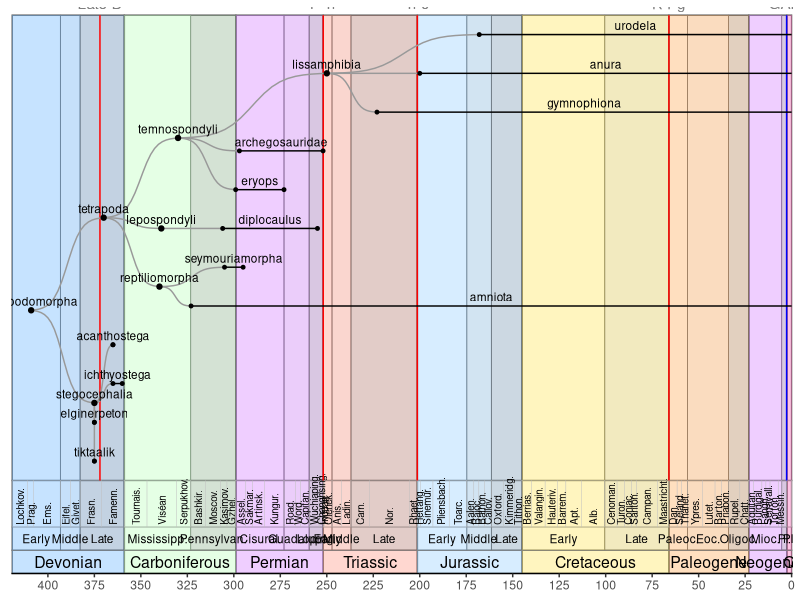

The R source for this figure: (Note: this script raises an error after producing the figure.)
suppressPackageStartupMessages({
  library(magrittr)
  library(tidyverse)
  # library(ggtree)
  #	library(phytools)
})


tree = function(clade=NULL,
                collapse=NULL,
                highlight=NULL,
                # highlight = list(dromaeosauridae = 'green'),
                # timescale='ages',
                auto_order=FALSE) {

  # stopifnot(timescale %in% c('periods', 'epochs', 'ages'))

  # clade=NULL ; collapse=NULL ; highlight=NULL ; timescale='epochs'

  # load data
  tips = load_tips()
  nodes = load_nodes()
  geotime = load_geotime()
  extinctions = load_extinctions()
  events = load_events()

  # data for plotting
  df = dplyr::bind_rows(tips, nodes) %>%
    dplyr::mutate(col = name %>% stringr::str_detect('\\*$') %>% ifelse('red', 'black')) %>%
    dplyr::mutate(name = name %>% str_remove('\\*$')) %>%
    dplyr::mutate(col = col %>% replace_na('black')) %>%
    check_tree_data %>%
    get_clade(clade) %>%
    collapse_clades(collapse) %>%
    add_depths() %>%
    arrange_tree()
    # dplyr::arrange(desc(depth), desc(from)) %>%
    # dplyr::mutate(index = nrow(.):1) %>%
    # reindex_tree_data()

  # filter geotime
  geotime$periods %<>%
    filter(to > min(df$from, na.rm = TRUE))
  geotime$epochs %<>%
    filter(period %in% geotime$periods$period)
  geotime$ages %<>%
    filter(period %in% geotime$periods$period)

  # filter extinctions and events
  extinctions %<>%
    filter(ma > min(geotime$periods$from))
  events %<>%
    filter(ma > min(geotime$periods$from))

  # x axis ticks
  x_breaks = rev(seq(0, min(geotime$period$from), -25))

  if (auto_order) {
    df = order_tree_data(df)
  }

  # base plot and theme
  plt = df %>%
    ggplot(aes(x=from, y=index)) +
    # geom_segment(
    #   mapping=aes(xend=to, yend=index),
    #   data=df %>% filter(is_tip)
    # ) +
    # geom_text(
    #   aes(x=(from + to) / 2, label=name),
    #   data=df %>% filter(is_tip),
    #   vjust=-0.5,
    #   size=3
    # ) +
    theme(
      panel.grid.major = element_blank(),
      panel.grid.minor = element_blank(),
      panel.background = element_blank(),
      axis.title.x=element_blank(),
      axis.title.y=element_blank(),
      axis.text.y=element_blank(),
      axis.ticks.y=element_blank(),
      axis.line.x=element_line(),
      legend.position = "none"
    ) +
    scale_x_continuous(
      breaks = x_breaks,
      labels = -x_breaks,
      # expand = c(left, ?, right, ?)
      expand = c(0.001, 0, 0.001, 0),
    ) +
    scale_y_continuous(
      breaks = 0:sum(df$is_tip),
      labels = 0:sum(df$is_tip),
      # expand = c(bottom, ?, top, ?)
      expand = c(0, 0, 0.05, 0),
    )

  index_min = min(df$index, na.rm=TRUE)
  index_max = max(df$index, na.rm=TRUE)
  index_range = abs(index_max - index_min) + 1

  h = index_range * 0.05

  y_max = index_max + 0.5 #+ h / 2
  y_min = 0.5

  x_min = min(geotime$periods$from)
  x_max = max(geotime$periods$to)

  ages_max = y_min
  ages_min = ages_max - h * 2
  epochs_max = ages_min
  epochs_min = epochs_max - h
  periods_max = epochs_min
  periods_min = periods_max - h

  plt = plt +
    geom_hline(yintercept = y_min, col='grey50', lwd=.5) +
    geom_hline(yintercept = epochs_max, col='grey50', lwd=.25) +
    geom_hline(yintercept = periods_max, col='grey50', lwd=.5) +
    geom_hline(yintercept = periods_min, col='grey50', lwd=.5)

  # periods
  plt = plt +
    geom_rect(
      mapping=aes(xmin=from, xmax=to), fill=NA,
      ymin=periods_min, ymax=y_max, color='grey50', lwd=.5,
      data=geotime$periods,
      inherit.aes = FALSE
    ) +
    geom_rect(
      mapping=aes(xmin=from, xmax=to), fill=geotime$periods$fill, alpha=0.25,
      ymin=periods_min, ymax=periods_max, color=NA,
      data=geotime$periods,
      inherit.aes = FALSE
    ) +
    geom_text(
      aes(x=(from + to) / 2, label=period),
      y = (periods_max + periods_min) / 2,
      size=4,
      data=geotime$periods,
      inherit.aes = FALSE
    )

  # epochs
  plt = plt +
    geom_rect(
      mapping=aes(xmin=from, xmax=to), fill=NA,
      ymin=epochs_min, ymax=y_max, color="grey50", lwd=0.25,
      data=geotime$epochs,
      inherit.aes = FALSE
    ) +
    geom_rect(
      mapping=aes(xmin=from, xmax=to), fill=geotime$epochs$fill, alpha=0.25,
      ymin=epochs_min, ymax=y_max, color=NA,
      data=geotime$epochs,
      inherit.aes = FALSE
    ) +
    geom_text(
      aes(x=(from + to) / 2, label=epoch),
      y = (epochs_max + epochs_min) / 2,
      size=3,
      data=geotime$epochs %>% filter(!is.na(epoch)),
      inherit.aes = FALSE
    )

  # ages
  plt = plt +
    geom_rect(
      mapping=aes(xmin=from, xmax=to), fill=NA,
      data=geotime$ages,
      ymin=ages_min, ymax=ages_max, color="grey75", lwd=0.1,
      inherit.aes = FALSE
    ) +
    geom_text(
      mapping=aes(x=(from + to) / 2, label=age),
      data=geotime$ages %>% filter(!is.na(age)),
      y = ages_min + (ages_max - ages_min) * 0.05,
      hjust=0,
      # vjust=0,
      size=2.5,
      angle=90,
      inherit.aes = FALSE
    )

  # extinctions
  plt = plt +
    geom_segment(
      mapping=aes(x=ma, xend=ma),
      data=extinctions,
      y=y_min, yend=y_max,
      lty=1, lwd=0.5, col='red',
      inherit.aes = FALSE
    ) +
    geom_text(
      mapping=aes(x=ma, label=label),
      data=extinctions,
      y=y_max,
      col='grey50',
      vjust = -0.5,
      inherit.aes = FALSE
    )

  # events
  plt = plt +
    geom_segment(
      mapping=aes(x=ma, xend=ma),
      data=events,
      y=y_min, yend=y_max,
      lty=1, lwd=0.5, col='blue',
      inherit.aes = FALSE
    ) +
    geom_text(
      mapping=aes(x=ma, label=label),
      data=events,
      y=y_max,
      col='grey50',
      vjust = -0.5,
      inherit.aes = FALSE
    )

  # highlights
  for (i in seq_along(highlight)) {
    clade = names(highlight)[i]
    tmp = df %>% get_clade(clade)
    if (nrow(tmp) == 0) {
      warning("couldn't find ", clade, " in plot data")
      next
    }
    plt = plt +
      annotate(
        "rect",
        xmin=min(tmp$from) - 1,
        xmax=max(tmp$to, na.rm=TRUE) + 1,
        ymin=min(tmp$index) - 0.25,
        ymax=max(tmp$index) + 0.5,
        alpha=0.25,
        fill=highlight[[i]],
        col=NA,
      )
  }

  # connections
  for (i in 1:nrow(df)) { # i=1
    if (df$is_tip[i]) next
    children = df %>% filter(name %in% df$children[[i]])
    for (j in 1:nrow(children)) { # j=1
      vals = sigmoid(
        x1=df$from[i],
        x2=children$from[j],
        y1=df$index[i],
        y2=children$index[j]
      )
      plt = plt +
        geom_path(
          mapping=aes(x=x, y=y),
          data=vals,
          lty=1,
          col='grey60',
          inherit.aes = FALSE
        )
      # plt = plt +
      #   geom_segment(
      #     x=df$from[i],
      #     xend=children$from[j],
      #     y=df$index[i],
      #     yend=children$index[j],
      #     lty=1,
      #     col='grey60'
      #   )
    }
  }

  # tips
  tips = df %>% filter(is_tip)
  plt = plt +
    geom_segment(
      mapping=aes(xend=to, yend=index),
      data=tips
    ) +
    geom_text(
      aes(x=(from + to) / 2, label=name),
      data=tips,
      vjust=-0.5,
      size=3
    ) +
    geom_point(
      mapping=aes(x=to),
      data=tips %>% filter(to < 0),
      size=1
    ) +
    geom_point(
      data=tips,
      col=tips$col,
      size=1
    )

  # nodes
  nodes = df %>% filter(!is_tip)
  plt = plt +
    geom_point(
      # mapping=aes(x=from, y=index),
      data=nodes,
      col=nodes$col,
      size=1.5
    ) +
    geom_text(
      # mapping=aes(x=from, y=index, label=name),
      mapping=aes(label=name),
      data=nodes,
      # hjust=1.1,
      hjust=0.5,
      vjust=-0.5,
      size=3,
    )

  return(plt)

}

load_tips = function() {
  # todo: read from csv
  tribble(
    ~name                  , ~from, ~to,
    # theropods
    'staurikosaurus'       , 233.23, 228,
    'herrerasaurus'        , 231.4 , 228.91,
    'eodromaeus'           , 231.4 , 229, # 'dawn runner', Argentina
    # 'coelophysoidea'       , 227   , 183,
    'coelophysis'          , 215   , 208.5,
    'dilophosaurus'        , 195.2 , 183.7, # two-crested lizard
    'ceratosaurus'         , 153   , 148, # 'horn lizard', USA
    'noasauridae'          , 164   ,  66, #
    'abelisauridae'        , 143   ,  66, # 'Abel's lizards'
    'megalosauridae'       , 170   , 145, # incl. Megalosaurus, Torvosaurus
    'baryonyx'             , 130   , 125, # 'heavy claw', UK
    'spinosaurus'          , 100   ,  94, # 'spine lizard', North Africa
    'allosaurus'           , 155   , 143.1,
    'metriacanthosauridae' , 174   , 125, # 'moderately-spined lizards'
    'tyrannotitan'         , 113   , 100.5, # 'tyrant titan', Argentina
    'giganotosaurus'       ,  99.6 ,  95,   # 'giant southern lizard', Argentina
    'carcharodontosaurus'  , 100   ,  94,   # 'jagged toothed lizard', Northwest Africa
    # 'tyrannosauroidea'     , 166   ,  66,
    'tyrannosauridae'      ,  81.9 ,  66,
    'ornitholestes'        , 154   , 154,
    'compsognathidae'      , 151.5 , 108, # incl. Compsognathus, Sinosauropteryx
    # 'ornithomimosauria'    , 140   ,  66,
    'ornithomimidae'       ,  96   ,  66,
    'deinocheiridae'       , 115   ,  69,
    'alvarezsauroidea'     , 160   ,  66,
    'therizinosauria'      , 145   ,  66,
    'oviraptorosauria'     , 130   ,  66,
    'troodontidae'         , 150   ,  66, # 'wounding tooth', USA (Montana), incl. Troodon
    'deinonychus'          , 115   , 108,
    'velociraptor'         ,  75   ,  71,
    'scansoriopterygidae'  , 165   , 156, # 'climbing wings', China, incl. Scansoriopteryx, Epidexipteryx
    'microraptor'          , 125   , 120,
    'archaeopteryx'        , 150.8 , 148.5, # 'old-wing', Southern Germany
    'enantiornithes'       , 136   ,  66, # 'opposite birds'
    'ichthyornis'          ,  95   ,  83.5,
    'hesperornis'          ,  83.6 ,  72,

    # aves
    'galloanserae'         , 72    ,   0, # maastrichtian
    'phorusrhacidae'       ,  43   ,   0.1, # terror bids
    'rheidae'              ,  56   ,   0,
    'casuariiformes'       ,  23   ,   0, # cassowarys and emus
    'apterygidae'          ,  23   ,   0, # kiwis
    'struthionidae'        ,  21   ,   0,
    'dinornithiformes'     ,  17   , 0.0006, # moas, incl Dinornis
    'aepyornithiformes'    , 2.58  , 0.001, #  elephant birds, incl Aepyornis

    # sauropodomorpha
    'massospondylidae'   , 227   , 176,
    'plateosauridae'     , 225   , 190,
    # 'sauropoda'          , 228   ,  66,
    'vulcanodontidae'    , 199   , 175,
    'mamenchisauridae'   , 184.5 , 114,
    'cetiosauridae'      , 178   , 161,
    'diplodocidae'       , 170   , 136.4,
    'brachiosauridae'    , 160   , 100,
    'camarasauridae'     , 155   , 145,
    'euhelopodidae'      , 145   ,  88,
    'titanosauria'       , 140   ,  66,

    'heterodontosauridae', 201   , 140,
    'scelidosaurus'      , 196.5 , 183,
    'stegosauria'        , 169   , 100.5,
    'nodosauridae'       , 155   ,  66, # incl. Polacanthus
    'ankylosauridae'     , 122   ,  66,
    # 'ornithopoda'        , 164   ,  66,
    'dryosauridae'       , 164   , 115,
    'hypsilophodontidae' , 130   , 125,
    'iguanodontidae'     , 126   , 122,
    'hadrosauridae'      ,  86   ,  66,
    # 'ceratopsia'         , 161   ,  66,
    'psittacosaurus'     , 125   , 105,
    'ceratopsidae'       ,  82   ,  66,
    'protoceratopsidae'  ,  75   ,  71,
    'pachycephalosauria' , 100   ,  66,

    # pterosauria
    'dimorphodontidae'   , 208   , 182,
    'rhamphorhynchidae'  , 182   , 148.5,
    'pterodactylus'      , 150.8 , 148.5, # winged finger
    'ornithocheiridae'   , 140   ,  90,
    'anhangueridae'      , 140   ,  92.5,
    'azhdarchidae'       ,  92   ,  66, # includes Quetzalcoatlus
    'pteranodontia'      ,  92   ,  66,

    # pseudosuchia
    'ctenosauriscidae'   , 247.5 , 237,   # all species had large "sails" on their backs
    'poposauridae'       , 237   , 201.3, # bipedal carnivores
    'shuvosauridae'      , 235   , 201.3, # theropod-like pseudosuchians
    'prestosuchidae'     , 247   , 225,
    'phytosauria'        , 242   , 201.4,
    'rauisuchia'         , 240   , 200,
    'aetosauria'         , 231.4 , 201.4,
    'saurosuchus'        , 231.4 , 225,
    'ornithosuchidae'    , 228   , 203.6,
    'sphenosuchia'       , 228   , 152,
    # 'thalattosuchia'     , 201   , 100,
    'teleosauridae'      , 183   , 145,
    'metriorhynchidae'   , 168   , 125,
    'sarcosuchus'        , 133   , 112,
    'sebecidae'          ,  67.6 , 11.8, # the latest surviving group of non-crocodilian crocodylomorphs
    'alligatoroidea*'    ,  78   ,   0,  # campanian
    'crocodyloidea*'     ,  70   ,   0,  # maastrichtian
    'gavialoidea*'       ,  70   ,   0,  # maastrichtian
    'rhynchosauria'      , 251.5 , 225,
    'ichthyosauromorpha' , 251.3 ,  90,
    'nothosauroidea'     , 251   , 210,
    'pachypleurosauria'  , 251   , 227,
    'placodontia'        , 245   , 201.3,
    'pistosaurus'        , 247.2 , 237,
    'pliosauridae'       , 228   ,  89.3, # incl. Liopleurodon (166–155) Pliosaurus (155.7–147) Kronosaurus (125–99.6)
    'plesiosauridae'     , 199.6 , 174.7,
    'leptocleididae'     , 145   , 100.5,
    'elasmosauridae'     , 130   ,  66,
    'thalattosauria'     , 247   , 201.4,
    'araeoscelidia'      , 302   , 275.6,
    'testudinata'        , 210   ,   0,
    'rhynchocephalia'    , 240   ,   0,
    'mosasauria'         , 121   ,  66,
    'gekkota'            , 100   ,   0,
    'varanidae'          ,  80   ,   0,
    'chamaeleonidae'     ,  26   ,   0,
    'snakes'             ,  94   ,   0,
    'mesosauria'         , 299   , 270.6,
    'pareiasauria'       , 265   , 252,

    # synapsids
    'ophiacodontidae'    , 308   , 273,
    'edaphosauridae'     , 307   , 272,
    'diadectidae'        , 305   , 256, # incl. diadectes = 'crosswise-biter' one of the first herbivorous tetrapods, one of the first fully terrestrial vertebrates to attain large size
    'sphenacodontidae'   , 300   , 272, # 'wedge point tooth family' includes Dimetrodon
    # 'dinocephalia'       , 279   , 260, # 'terrible head'
    'moschops'           , 265   , 260,
    'gorgonopsia'        , 270   , 252,
    'dicynodontia'       , 268   , 201.4, # 'two dog tooth' includes Lystrosaurus
    'therocephalia'      , 266   , 242, # 'beast head'
    'morganucodonta'     , 210   , 140,
    'multituberculata'   , 166   ,  40,
    'monotremata'        , 125   ,   0,
    'marsupalia'         ,  66   ,   0,
    'proboscidea'        ,  60   ,   0,
    'sirenia'            ,  55.8 ,   0,
    'cingulata'          ,  58.7 ,   0, # armadillos including Glyptodont
    'pilosa'             ,  55.8 ,   0, # sloths and anteaters
    'chiroptera'         ,  56   ,   0,
    'carnivora'          ,  51.88,   0,
    'hyaenodontidae'     ,  55.2 ,  16.9,
    'perissodactyla'     ,  56   ,   0, # Tapiridae, Brontotheriidae, Equidae, Chalicotheriidae, Rhinocerotidae, Paraceratheriidae
    'basilosauridae'     ,  43   ,  33.9,
    'mysticeti'          ,  56   ,   0,
    'odontoceti'         ,  33.9 ,   0,
    'andrewsarchus'      ,  47.8 ,  37.71,
    'entelodontidae'     ,  37.2 ,  15.97,
    'lagomorpha'         ,  59   ,   0,
    'rodentia'           ,  59   ,   0,
    'primates'           ,  65.9 ,   0,
    # 'seymouria*'         ,  295, NA,
    'seymouriamorpha'    , 305 , 295,
    # 'sauria', 268.5, 0,
    # 'paraceratherium', 34, 23,
    # 'chalicotherioidea', 48.6  , 0.005,
    # 'equidae', 55.8, 0,
    # 'phorusrhacidae', 43, 0.1,

    # 'lepospondyli'     , 339   , 251.902,
    'eryops'           , 299   , 273,
    'archegosauridae'  , 297   , 252, # includes Prionosuchus
    'gymnophiona'      , 223   ,   0, # caecilian
    'anura'            , 200   ,   0, # frogs and toads
    'urodela'          , 168   ,   0, # salamanders
    'tiktaalik'        , 375   , NA,
    'elginerpeton'     , 375   , NA,
    'ichthyostega'     , 365   , 360,
    'acanthostega'     , 365   , NA,
    # 'Ichthyostegalia'  , 368   , 329,
    'diplocaulus'      , 306   , 255,
    # 'acanthodii'       , Early Silurian–Permian
    # 'gnathostomata'    , 439   , 0,
    # 'chondrichthyes'   , 439   , 0, # cartilagenous fish
    # 'placodermi'       , 439   , 358.9,
    # # 'osteichthyes'     , 425   , 0, # bony fish
    # 'actinopterygii'   , 425   , 0, # ray-finned fish
    # # 'sarcopterygii'    , 425   , 0, # lobe-finned fish
    # 'elasmobranchii', 387.7, 0, # sharks, rays, skates, sawfish
    # 'vertebrata'     , 518, 0,
    # 'agnatha'        , 518, 0,
    # Selachii # modern sharks
  ) %>%
    dplyr::mutate(name = str_to_lower(name)) %>%
	dplyr::mutate(to = if_else(is.na(to), from, to)) %>%
    dplyr::mutate(across(c(from, to), ~-abs(.x))) %>%
    dplyr::mutate(is_tip = TRUE) %>%
    dplyr::mutate(index = nrow(.):1) %>%
    dplyr::select(index, everything())
}

load_nodes = function() {
  tribble(
    ~name              , ~from , ~children,
# 	'gnathostomata'    , 439   , c('placodermi', 'chondrichthyes', 'osteichthyes'),
#     'chondrichthyes'   , 439   , c('elasmobranchii'),
#     'osteichthyes'     , 425   , c('actinopterygii', 'sarcopterygii'),
# 	'sarcopterygii'    , 425   , c('tetrapodomorpha'),

    'aves*'            ,  75   , c('neognathae', 'palaeognathae'),
    'neognathae'       ,  72   , c('galloanserae', 'neoaves'),
    'neoaves'          , 62.5  , c('phorusrhacidae'),
    'palaeognathae'    ,  60   , c('rheidae', 'casuariiformes', 'apterygidae', 'struthionidae', 'dinornithiformes', 'aepyornithiformes'),

    'afrotheria'       ,  65   , c('proboscidea', 'sirenia'),
    'amniota'          , 323   , c('sauropsida', 'synapsida'),
    'ankylosauria'     , 167   , c('nodosauridae', 'ankylosauridae'),
    'anomodontia'      , 270   , c('dicynodontia'),
    'archelosauria'    , 260   , c('archosauromorpha', 'pantestudines'),
    'artiodactyla'     , 56    , c('cetacea', 'andrewsarchus', 'entelodontidae'),
    'archosauria'      , 248   , c('avemetatarsalia', 'pseudosuchia'),
    'archosauromorpha' , 260   , c('rhynchosauria', 'archosauria', 'ichthyosauromorpha', 'sauropterygia', 'thalattosauria'),
    # 'avemetatarsalia'  , 247   , c('dinosauromorpha', 'pterosauria'),
    'avemetatarsalia'  , 247   , c('dinosauria', 'pterosauria'),
    'cetacea'          ,  56   , c('basilosauridae', 'odontoceti', 'mysticeti'),
    'crocodylomorpha'  , 235   , c('sphenosuchia', 'crocodyliformes', 'thalattosuchia'),
    'crocodyliformes'  , 225   , c('crocodilia', 'sarcosuchus', 'sebecidae'),
    'crocodilia'       , 100   , c('alligatoroidea', 'crocodyloidea', 'gavialoidea'),
    'cynodontia'       , 260   , c('mammalia', 'morganucodonta'),
    # 'dinosauromorpha'  , 247   , c('dinosauria'),
    'dinosauria*'      , 240   , c('saurischia', 'ornithischia'),
    'euarchontoglires' ,  66   , c('lagomorpha', 'rodentia', 'primates'),
    'eureptilia'       , 311   , c('diapsida', 'araeoscelidia'),
    'diapsida'         , 302   , c('sauria'),
    # 'eutheria'        , 125   , c('placentalia'),
    'laurasiatheria'   ,  65   , c('chiroptera', 'carnivora', 'perissodactyla', 'artiodactyla', 'hyaenodontidae'),
    'lepidosauromorpha', 252   , c('squamata', 'rhynchocephalia'),
    'lizards'          , 168   , c('mosasauria', 'varanidae', 'gekkota', 'chamaeleonidae'),
    'mammalia'         , 225   , c('theria', 'monotremata', 'multituberculata'),
    'marginocephalia*' , 165   , c('ceratopsia', 'pachycephalosauria'),
    'ceratopsia'       , 161   , c('psittacosaurus', 'ceratopsidae', 'protoceratopsidae'),
    # 'metatheria'      , 125   , c('marsupalia'),
    'ornithischia*'    , 235   , c('thyreophora', 'heterodontosauridae', 'ornithopoda', 'marginocephalia'),
    'thyreophora'      , 201   , c('scelidosaurus', 'ankylosauria', 'stegosauria'),
    'ornithocheiroidea', 145   , c('ornithocheiridae', 'azhdarchidae', 'pteranodontia', 'anhangueridae'),
    'ornithopoda*'     , 170   , c('dryosauridae', 'hypsilophodontidae', 'iguanodontidae', 'hadrosauridae'),
    'pantestudines'    , 240   , c('testudinata'),
    'placentalia*'     ,  90   , c('xenarthra', 'afrotheria', 'laurasiatheria', 'euarchontoglires'),
    'parareptilia'     , 306   , c('pareiasauria', 'mesosauria'),
    'poposauroidea'    , 248   , c('poposauridae', 'shuvosauridae', 'ctenosauriscidae'),
    'pistosauroidea'   , 251   , c('pistosaurus', 'plesiosauria'),
    'plesiosauria*'    , 232   , c('pliosauridae', 'plesiosauridae', 'elasmosauridae', 'leptocleididae'),
    'pseudosuchia'     , 248   , c('saurosuchus', 'prestosuchidae', 'poposauroidea', 'ornithosuchidae', 'phytosauria', 'aetosauria', 'rauisuchia', 'crocodylomorpha'),
    'pterosauria'      , 228   , c('pterodactyloidea', 'dimorphodontidae', 'rhamphorhynchidae'),
    'pterodactyloidea' , 162.7 , c('pterodactylus', 'ornithocheiroidea'),
    'sauria'           , 265.8 , c('lepidosauromorpha', 'archelosauria'),
    'saurischia*'      , 237   , c('sauropodomorpha', 'theropoda'),
    'sauropodomorpha'  , 230   , c('massospondylidae', 'plateosauridae', 'sauropoda'),
    'sauropoda'        , 201   , c('vulcanodontidae', 'mamenchisauridae', 'cetiosauridae', 'diplodocidae', 'brachiosauridae', 'camarasauridae', 'euhelopodidae', 'titanosauria'),
    'sauropsida'       , 311   , c('parareptilia', 'eureptilia'),
    'sauropterygia*'   , 255   , c('nothosauroidea', 'pachypleurosauria', 'placodontia', 'pistosauroidea'),
    'sphenacodontia'   , 304   , c('sphenacodontidae', 'therapsida'),
    'squamata'         , 168   , c('lizards', 'snakes'),
    'synapsida'        , 318   , c('edaphosauridae', 'diadectidae', 'ophiacodontidae', 'sphenacodontia'),

    # therapods
    'theropoda*'       , 236   , c('herrerasauridae', 'eodromaeus', 'coelophysoidea', 'ceratosauria', 'tetanurae'),
    'coelophysoidea'   , 227   , c('dilophosaurus', 'coelophysis'),
    'herrerasauridae'  , 233.23, c('herrerasaurus', 'staurikosaurus'),
    'megalosauroidea*' , 175   , c('spinosauridae', 'megalosauridae'),
    'spinosauridae'    , 139   , c('spinosaurus', 'baryonyx'),
    'ceratosauria'     , 199.3 , c('ceratosaurus', 'noasauridae', 'abelisauridae'),
    'tetanurae*'       , 201   , c('megalosauroidea', 'carnosauria', 'coelurosauria'),
    'tetrapoda'        , 370   , c('temnospondyli', 'lepospondyli', 'reptiliomorpha'),
    # 'seymouriamorpha'  , 305   , c('seymouria'),
    'reptiliomorpha'   , 340   , c('amniota', 'seymouriamorpha'),
	'lepospondyli'     , 339   , c('diplocaulus'),
    'carnosauria*'     , 180   , c('allosauridae', 'metriacanthosauridae', 'carcharodontosauridae'),
    'allosauridae'     , 179.17, c('allosaurus'),
    'carcharodontosauridae',154, c('carcharodontosaurus', 'giganotosaurus', 'tyrannotitan'),
    'paraves*'         , 167   , c('scansoriopterygidae', 'deinonychosauria', 'avialae'),
    'deinonychosauria' , 167   , c('dromaeosauridae', 'troodontidae'),
    'maniraptora*'     , 167   , c('alvarezsauroidea', 'therizinosauria', 'oviraptorosauria', 'paraves'),
    'avialae'          , 150.8 , c('archaeopteryx', 'enantiornithes', 'euornithes'),
    'euornithes'       , 130.7 , c('aves', 'ichthyornis', 'hesperornis'),
    'coelurosauria*'   , 170   , c('ornitholestes', 'tyrannosauroidea', 'maniraptora', 'compsognathidae', 'ornithomimosauria'),
    'ornithomimosauria', 140   , c('ornithomimidae', 'deinocheiridae'),
    'dromaeosauridae'  , 145   , c('deinonychus', 'velociraptor', 'microraptor'),
    'tyrannosauroidea' , 166   , c('tyrannosauridae'),

    'thalattosuchia'   , 201   , c('teleosauridae', 'metriorhynchidae'),
    'therapsida'       , 279.5 , c('anomodontia', 'dinocephalia', 'gorgonopsia', 'cynodontia', 'therocephalia'),
    'dinocephalia'     , 279   , c('moschops'),
    'theria'           , 125   , c('placentalia', 'marsupalia'), # 125 = guess
    # 'theria'          , 125   , c('metatheria', 'eutheria'), # 125 = guess
    'xenarthra'        ,  60   , c('cingulata', 'pilosa'),

    'tetrapodomorpha'  , 409   , c('tetrapoda', 'stegocephalia'),
	'stegocephalia'    , 375   , c('tiktaalik', 'elginerpeton', 'ichthyostega', 'acanthostega'),
	'temnospondyli'    , 330   , c('eryops', 'archegosauridae', 'lissamphibia'),
    'lissamphibia'     , 250   , c('anura', 'urodela', 'gymnophiona'),
  ) %>%
    dplyr::mutate(name = str_to_lower(name)) %>%
    dplyr::mutate(from = -abs(from)) %>%
    dplyr::mutate(children = children %>% purrr::map(stringr::str_to_lower)) %>%
    dplyr::mutate(is_tip = FALSE) %>%
    # dplyr::mutate(col = name %>% stringr::str_detect('\\*$') %>% ifelse('red', 'black')) %>%
    # dplyr::mutate(name = name %>% str_remove('\\*$')) %>%
    identity
}

load_geotime = function() {
  geotime = tribble(
    ~era       , ~period        , ~epoch         , ~age           , ~from   ,
    'cenozoic' , 'quaternary'   , 'holocene'     , NA_character_  ,   0.0117,
    'cenozoic' , 'quaternary'   , 'pleistocene'  , NA_character_  ,   2.58  ,
    'cenozoic' , 'neogene'      , 'pliocene'     , NA_character_  ,   5.333 ,
    'cenozoic' , 'neogene'      , 'miocene'      , 'messinian'    ,   7.246 ,
    'cenozoic' , 'neogene'      , 'miocene'      , 'tortonian'    ,  11.63  ,
    'cenozoic' , 'neogene'      , 'miocene'      , 'serravallian' ,  13.82  ,
    'cenozoic' , 'neogene'      , 'miocene'      , 'langhian'     ,  15.97  ,
    'cenozoic' , 'neogene'      , 'miocene'      , 'burdigalian'  ,  20.44  ,
    'cenozoic' , 'neogene'      , 'miocene'      , 'aquitanian'   ,  23.03  ,
    'cenozoic' , 'paleogene'    , 'oligocene'    , 'chattian'     ,  27.82  ,
    'cenozoic' , 'paleogene'    , 'oligocene'    , 'rupelian'     ,  33.9   ,
    'cenozoic' , 'paleogene'    , 'eocene'       , 'priabonian'   ,  37.71  ,
    'cenozoic' , 'paleogene'    , 'eocene'       , 'bartonian'    ,  41.2   ,
    'cenozoic' , 'paleogene'    , 'eocene'       , 'lutetian'     ,  47.8   ,
    'cenozoic' , 'paleogene'    , 'eocene'       , 'ypresian'     ,  56     ,
    'cenozoic' , 'paleogene'    , 'paleocene'    , 'thanetian'    ,  59.2   ,
    'cenozoic' , 'paleogene'    , 'paleocene'    , 'selandian'    ,  61.6   ,
    'cenozoic' , 'paleogene'    , 'paleocene'    , 'danian'       ,  66     ,
    'mesozoic' , 'cretaceous'   , 'late'         , 'maastrichtian',  72.1   ,
    'mesozoic' , 'cretaceous'   , 'late'         , 'campanian'    ,  83.6   ,
    'mesozoic' , 'cretaceous'   , 'late'         , 'santonian'    ,  86.3   ,
    'mesozoic' , 'cretaceous'   , 'late'         , 'coniacian'    ,  89.8   ,
    'mesozoic' , 'cretaceous'   , 'late'         , 'turonian'     ,  93.9   ,
    'mesozoic' , 'cretaceous'   , 'late'         , 'cenomanian'   , 100.5   ,
    'mesozoic' , 'cretaceous'   , 'early'        , 'albian'       , 113.0   ,
    'mesozoic' , 'cretaceous'   , 'early'        , 'aptian'       , 121.4   ,
    'mesozoic' , 'cretaceous'   , 'early'        , 'barremian'    , 125.77  ,
    'mesozoic' , 'cretaceous'   , 'early'        , 'hauterivian'  , 132.6   ,
    'mesozoic' , 'cretaceous'   , 'early'        , 'valanginian'  , 139.8   ,
    'mesozoic' , 'cretaceous'   , 'early'        , 'berriasian'   , 145     ,
    'mesozoic' , 'jurassic'     , 'late'         , 'tithonian'    , 149.2   ,
    'mesozoic' , 'jurassic'     , 'late'         , 'kimmeridgian' , 154.8   ,
    'mesozoic' , 'jurassic'     , 'late'         , 'oxfordian'    , 161.5   ,
    'mesozoic' , 'jurassic'     , 'middle'       , 'callovian'    , 165.3   ,
    'mesozoic' , 'jurassic'     , 'middle'       , 'bathonian'    , 168.2   ,
    'mesozoic' , 'jurassic'     , 'middle'       , 'bajocian'     , 170.9   ,
    'mesozoic' , 'jurassic'     , 'middle'       , 'aalenian'     , 174.7   ,
    'mesozoic' , 'jurassic'     , 'early'        , 'toarcian'     , 184.2   ,
    'mesozoic' , 'jurassic'     , 'early'        , 'pliensbachian', 192.9   ,
    'mesozoic' , 'jurassic'     , 'early'        , 'sinemurian'   , 199.5   ,
    'mesozoic' , 'jurassic'     , 'early'        , 'hettangian'   , 201.3   ,
    'mesozoic' , 'triassic'     , 'late'         , 'rhaetian'     , 205.7   ,
    'mesozoic' , 'triassic'     , 'late'         , 'norian'       , 227     ,
    'mesozoic' , 'triassic'     , 'late'         , 'carnian'      , 237     ,
    'mesozoic' , 'triassic'     , 'middle'       , 'ladinian'     , 242     ,
    'mesozoic' , 'triassic'     , 'middle'       , 'anisian'      , 247.2   ,
    'mesozoic' , 'triassic'     , 'early'        , 'olenekian'    , 251.2   ,
    'mesozoic' , 'triassic'     , 'early'        , 'induan'       , 251.902 ,
    'paleozoic', 'permian'      , 'lopingian'    , 'changhsingian', 254.14  ,
    'paleozoic', 'permian'      , 'lopingian'    , 'wuchiapingian', 259.51  ,
    'paleozoic', 'permian'      , 'guadalupian'  , 'capitanian'   , 264.28  ,
    'paleozoic', 'permian'      , 'guadalupian'  , 'wordian'      , 266.9   ,
    'paleozoic', 'permian'      , 'guadalupian'  , 'roadian'      , 273.01  ,
    'paleozoic', 'permian'      , 'cisuralian'   , 'kungurian'    , 283.5   ,
    'paleozoic', 'permian'      , 'cisuralian'   , 'artinskian'   , 290.1   ,
    'paleozoic', 'permian'      , 'cisuralian'   , 'sakmarian'    , 293.52  ,
    'paleozoic', 'permian'      , 'cisuralian'   , 'asselian'     , 298.9   ,
    'paleozoic', 'carboniferous', 'pennsylvanian', 'gzhelian'     , 303.7   ,
    'paleozoic', 'carboniferous', 'pennsylvanian', 'kasimovian'   , 307.0   ,
    'paleozoic', 'carboniferous', 'pennsylvanian', 'moscovian'    , 315.2   ,
    'paleozoic', 'carboniferous', 'pennsylvanian', 'bashkirian'   , 323.2   ,
    'paleozoic', 'carboniferous', 'mississippian', 'serpukhovian' , 330.9   ,
    'paleozoic', 'carboniferous', 'mississippian', 'viséan'       , 346.7   ,
    'paleozoic', 'carboniferous', 'mississippian', 'tournaisian'  , 358.9   ,
    'paleozoic', 'devonian'     , 'late'         , 'Famennian'    , 371.1   ,
    'paleozoic', 'devonian'     , 'late'         , 'Frasnian'     , 382.7   ,
    'paleozoic', 'devonian'     , 'middle'       , 'Givetian'     , 387.7   ,
    'paleozoic', 'devonian'     , 'middle'       , 'Eifelian'     , 393.3   ,
    'paleozoic', 'devonian'     , 'early'        , 'Emsian'       , 407.6   ,
    'paleozoic', 'devonian'     , 'early'        , 'Pragian'      , 410.8   ,
    'paleozoic', 'devonian'     , 'early'        , 'Lochkovian'   , 419.2   ,
    'paleozoic', 'silurian'     , 'pridoli'      , NA_character_  , 423.0   ,
    'paleozoic', 'silurian'     , 'ludlow'       , 'ludfordian'   , 425.6   ,
    'paleozoic', 'silurian'     , 'ludlow'       , 'gorstian'     , 427.4   ,
    'paleozoic', 'silurian'     , 'wenlock'      , 'homerian'     , 430.5   ,
    'paleozoic', 'silurian'     , 'wenlock'      , 'sheinwoodian' , 433.4   ,
    'paleozoic', 'silurian'     , 'llandovery'   , 'telychian'    , 438.5   ,
    'paleozoic', 'silurian'     , 'llandovery'   , 'aeronian'     , 440.8   ,
    'paleozoic', 'silurian'     , 'llandovery'   , 'rhuddanian'   , 443.8   ,
    'paleozoic', 'ordovician'   , NA_character_  , NA_character_  , 486.85  ,
  ) %>%
    dplyr::mutate(from = -abs(from)) %>%
    dplyr::mutate(to = from %>% lag() %>% replace_na(0)) %>%
    dplyr::mutate(across(c(era, period, epoch, age), str_to_sentence)) %>%
    truncate_geotime_labels()

  epoch_fill = tribble(
    ~period        , ~epoch         , ~fill   ,
    'quaternary'   , 'holocene'     , 'deeppink4',
    'quaternary'   , 'pleistocene'  , 'deeppink1',
    'neogene'      , 'pliocene'     , 'darkorchid4',
    'neogene'      , 'miocene'      , 'darkorchid1',
    'paleogene'    , 'oligocene'    , 'darkorange4',
    'paleogene'    , 'eocene'       , 'darkorange2',
    'paleogene'    , 'paleocene'    , 'darkorange1',
    'cretaceous'   , 'late'         , 'gold3',
    'cretaceous'   , 'early'        , 'gold1',
    'jurassic'     , 'late'         , 'steelblue4',
    'jurassic'     , 'middle'       , 'steelblue3',
    'jurassic'     , 'early'        , 'steelblue1',
    'triassic'     , 'late'         , 'tomato4',
    'triassic'     , 'middle'       , 'tomato2',
    'triassic'     , 'early'        , 'tomato1',
    'permian'      , 'lopingian'    , 'darkorchid4',
    'permian'      , 'guadalupian'  , 'darkorchid2',
    'permian'      , 'cisuralian'   , 'darkorchid1',
    'carboniferous', 'pennsylvanian', 'palegreen4',
    'carboniferous', 'mississippian', 'palegreen1',
    'devonian'     , 'late'         , 'dodgerblue4',
    'devonian'     , 'middle'       , 'dodgerblue2',
    'devonian'     , 'early'        , 'dodgerblue1',
    'silurian'     , 'pridoli'      , 'wheat4',
    'silurian'     , 'ludlow'       , 'wheat3',
    'silurian'     , 'wenlock'      , 'wheat2',
    'silurian'     , 'llandovery'   , 'wheat1',
    'ordovician'   , 'late'         , 'dodgerblue4',
    'ordovician'   , 'middle'       , 'dodgerblue2',
    'ordovician'   , 'early'        , 'dodgerblue1',
    'cambrian'     , 'furongian'    , 'tan4',
    'cambrian'     , 'miaolingian'  , 'tan3',
    'cambrian'     , 'series 2'     , 'tan2',
    'cambrian'     , 'terreneuvian' , 'tan1',
  ) %>%
    dplyr::mutate(across(c(period, epoch), str_to_sentence)) %>%
    truncate_geotime_labels()

  # scales::show_col(as.vector())
  #
  # x = 'blue'
  # scales::show_col(as.vector(x))
  #
  # y = shades::brightness(x, 0.5)
  # scales::show_col(as.vector(y))
  #
  # z = shades::saturation(y, c(0.1, 0.5, 1, 100))
  # scales::show_col(as.vector(z))
  #
  # x = shades::complement(c('red', 'blue', 'green'))
  # scales::show_col(as.vector(x))
  #
  # x = shades::complement(c('cyan', 'yellow', 'magenta'))
  # scales::show_col(as.vector(x))

  period_fill = epoch_fill %>%
    group_by(period) %>%
    summarise(fill = sort(fill)[1])

  # timescales = c('era', 'period', 'epoch', 'age') %>%
  #   keep(. %in% colnames(geotime))

  timescales = c('period', 'epoch', 'age')

  geotime = timescales %>%
    set_names(str_c(., 's')) %>%
    purrr::map(function(timescale){
      geotime %>%
        group_by(across(all_of(timescales[1:which(timescales == timescale)]))) %>%
        summarise(
          from=min(from),
          to=max(to),
          .groups = 'drop'
        ) %>%
        dplyr::arrange(desc(from))
    })

  geotime$periods %<>%
    left_join(period_fill, by='period')

  geotime$epochs %<>%
    left_join(epoch_fill, by=c('period', 'epoch'))

  geotime$ages %<>%
    left_join(epoch_fill, by=c('period', 'epoch'))

  # replace with short names
  # geotime$periods$period[tolower(geotime$periods$period == 'quaternary'] = 'Q.'
  # geotime$epochs$period[tolower(geotime$epochs$period == 'quaternary'] = 'Q.'

  # geotime$epochs$epoch[geotime$epochs$epoch == 'Paleocene'] = 'Paleoc.'
  # geotime$epochs$epoch[geotime$epochs$epoch == 'Eocene'] = 'Eoc.'
  # geotime$epochs$epoch[geotime$epochs$epoch == 'Oligocene'] = 'Oligoc.'
  # geotime$epochs$epoch[geotime$epochs$epoch == 'Miocene'] = 'Mioc.'
  # geotime$epochs$epoch[tolower(geotime$epochs$epoch) == 'pliocene'] = 'Pl.'
  # geotime$epochs$epoch[tolower(geotime$epochs$epoch) == 'pleistocene'] = 'Pl.'
  # geotime$epochs$epoch[tolower(geotime$epochs$epoch) == 'holocene'] = ''

  # geotime$periods$period %<>%
  #   str_replace('Quaternary', 'Q')
  #
  # geotime$epochs$period %<>%
  #   str_replace('Quaternary', 'Q')
  #
  # geotime$ages$period %<>%
  #   str_replace('Quaternary', 'Q')
  #
  # geotime$epochs$epoch %<>%
  #   str_replace('Pliocene', 'Pl.') %>%
  #   str_replace('Pleistocene', 'Pl.') %>%
  #   str_replace('Holocene', '') %>%
  #   str_replace('ocene$', 'oc.') %>%
  #   str_replace('ian$', '.')
  #
  # geotime$ages$age %<>%
  #   str_replace('ian$', '.')

  return(geotime)
}

truncate_geotime_labels = function(df) {
  if (!is.null(df[['period']])) {
    df$period %<>%
      str_replace('Quaternary', 'Q')
  }
  if (!is.null(df[['epoch']])) {
    df$epoch %<>%
      str_replace('Pliocene', 'Pl.') %>%
      str_replace('Pleistocene', 'Pl.') %>%
      str_replace('Holocene', '') %>%
      str_replace('ocene$', 'oc.') %>%
      str_replace('ian$', '.')
  }
  if (!is.null(df[['age']])) {
    df$age %<>%
      str_replace('ian$', '.')
  }
  return(df)
}

load_extinctions = function() {
  tribble(
    ~label, ~ma,
    'K-Pg', 66,
    'Tr-J', 201.3,
    'P-Tr', 251.902,
    'Late D', 372,
    'Late O', 445,
  ) %>%
    dplyr::mutate(ma = -abs(ma))
}

load_events = function() {
  tribble(
    ~label, ~ma,
    'GABI', 2.7,
  ) %>%
    dplyr::mutate(ma = -abs(ma))
}

check_tree_data = function(df) {

  # check names unique
  errors = df$name %>% table
  errors = errors[errors > 1]
  if (length(errors) > 0) {
    stop('non-unique names: ', names(errors))
  }

  # check each child has only parent
  children_counts = df$children %>% unlist %>% table
  errors = children_counts[children_counts > 1]
  if (length(errors) > 0) {
    stop('children with multiple parents: ', names(errors))
  }

  # check tips are not parents
  errors = df$name[df$is_tip][df$name[df$is_tip] %in% df$name[!df$is_tip]]
  if (length(errors) > 0) {
    stop('some tips are also parents: ', names(errors))
  }

  # check parents are not tips
  errors = df$name[!df$is_tip][df$name[!df$is_tip] %in% df$name[df$is_tip]]
  if (length(errors) > 0) {
    stop('some parents are also tips: ', names(errors))
  }

  # check children
  for (i in 1:nrow(df)) { #i=1
    if (!is.na(df$index[i])) next
    children = df$children[[i]]
    errors = children[!children %in% df$name]
    if(length(errors) > 0) {
      stop(df$name[i], ' children not in tips or nodes: ', str_c(errors, collapse = ', '))
    }
  }

  # check from
  for (i in 1:nrow(df)) { #i=1
    if (!is.na(df$index[i])) next
    children = df$children[[i]]
    child_from = df$from[df$name %in% children]
    if(!all(child_from >= df$from[i])) {
      stop('some children of ', df$name[i], ' have invalid from dates')
    }
  }

  # check parents
  roots = df$name[!df$name %in% unlist(df$children)]
  # if (length(roots) == 1) {
  #   message('root: ', roots)
  # }
  if (length(roots) > 1) {
    warning('multiple roots:\n', str_c(sort(roots), collapse = '\n'))
  }

  invisible(df)

}

reindex_tree_data = function(df) {

  tips = df %>%
    filter(is_tip) %>%
    # dplyr::arrange(desc(index)) %>%
    dplyr::mutate(index = 1:nrow(.)) %>%
    identity
  nodes = df %>%
    filter(!is_tip) %>%
    dplyr::mutate(index = NA_integer_)
  df = dplyr::bind_rows(tips, nodes) %>%
    dplyr::select(index, everything())

  while (any(is.na(df$index))) {
    for (i in 1:nrow(df)) { #i=1
      if (!is.na(df$index[i])) next
      children = df$children[[i]]
      child_indices = df$index[df$name %in% children]
      if (any(is.na(child_indices))) next
      df$index[i] = mean(child_indices)
      # df$index[i] = min(child_indices)
      # df$index[i] = max(child_indices)
    }
  }

  df %<>% dplyr::arrange(desc(is_tip), desc(index))

  return(df)

}

get_clade = function(df, clade) {
  if (is.null(clade)) return(df)
  names = c()
  temp_names = c(clade)
  while (length(temp_names) > 0) {
    names = c(names, temp_names)
    temp_df = df %>% filter(name %in% !!temp_names)
    temp_names = unlist(temp_df$children)
  }
  df_clade = df %>% filter(name %in% !!names)
  return(df_clade)
}

collapse_clade = function(df, clade) {
  if (is.null(clade)) return(df)
  if (!clade %in% df$name) {
    warning("can't collapse ", clade, ": does not exist")
    return(df)
  }
  df_clade = df %>% get_clade(clade)
  names_to_drop = df_clade$name[df_clade$name != clade]
  df = df[!df$name %in% names_to_drop, ]
  df$to[df$name == clade] = max(df_clade$to, na.rm=TRUE)
  df$is_tip[df$name == clade] = TRUE
  df$index[df$name == clade] = round(mean(df_clade$index, na.rm = TRUE))
  df$children[df$name == clade] = list(NULL)
  df = dplyr::bind_rows(
    df %>% filter(is_tip) %>% dplyr::arrange(desc(index)),
    df %>% filter(!is_tip)
  )
  return(df)
}

collapse_clades = function(df, clades=NULL) {
  if (is.null(clades)) return(df)
  for (clade in clades) {
    df = collapse_clade(df, clade)
  }
  return(df)
}

collapse_families = function(df) {
  families = df$name %>% keep(stringr::str_detect, 'idae$')
  for (family in families) {
    df = collapse_clade(df, clade=family)
  }
  return(df)
}

get_roots = function(df) {
  roots = df$name %>% discard(. %in% unlist(df$children))
  df %>% filter(name %in% roots)
}

# parent="pseudosuchia"
get_children = function(df, parent) {
  children = df$children[[which(df$name == parent)]]
  df %>% filter(name %in% !!children)
}
#
# # df=plt$data ; i=1 ; j=1 ; k=1
# order_tree_data = function(df) {
#   names = c()
#   gen0 = get_roots(df) %>% dplyr::arrange(from)
#   for (i in 1:nrow(gen0)) {
#     name = gen0$name[i]
#     names = c(names, name)
#     gen1 = get_children(df, name)
#     for (j in 1:nrow(gen1)) {
#       name = gen1$name[j]
#       names = c(names, name)
#       gen2 = get_children(df, name)
#       if
#       for (k in 1:nrow(gen2)) {
#         name = gen2$name[k]
#         names = c(names, name)
#         gen3 = get_children(df, name)
#       }
#     }
#   }
# }
#
# for
#
# get_children2 = function(name) {
#   if (df$is_tip[df$name == name]) {
#
#   } else {
#
#     get_children
#
#   }
#
# }

highlight_clade = function(plt, clade, col=1, alpha=0.25) {
  temp = plt$data %>% get_clade(clade)
  plt +
    annotate(
      "rect",
      xmin=min(temp$from) - 1,
      xmax=max(temp$to, na.rm=TRUE) + 1,
      ymin=min(temp$index) - 0.25,
      ymax=max(temp$index) + 0.5,
      alpha=alpha,
      fill=col,
      col=NA,
    )
}

rescale = function(x, new_min, new_max) {
  y = (x - min(x)) / diff(range(x))
  y = y * (new_max - new_min)
  y = y + new_min
  return(y)
}

sigmoid = function(x1, x2, y1, y2, l=5, n=20) {
  ys = plogis(seq(-l, l, length.out=n))
  ys = ys[ys > 0 & ys < 1]
  xs = qlogis(ys)
  xs = rescale(xs, x1, x2)
  ys = rescale(ys, y1, y2)
  return(tibble(x=xs, y=ys))
}

get_roots = function(df){
  i = !df$name %in% unlist(df$children)
  return (df[i, ])
}


get_parent = function(df, clade) {
  i = df$children %>% map_lgl(function(x) clade %in% x)
  stopifnot(sum(i) <= 1)
  return (df[i, ])
}


get_chlidren = function(df, clade) {
  children =  df$children[df$name == clade][[1]]
  i = df$name %in% children
  return (df[i, ])
}

is_root = function(df, clade) {
  nrow(get_parent(df, clade)) == 0
}

get_siblings = function(df, clade) {
  parent = get_parent(df, clade)
  if (nrow(parent) == 0) {
    siblings = get_roots(df)
  } else {
    siblings = get_chlidren(df, parent$name)
  }
  return (siblings)
}

add_depths = function(df) {
  depth = 1
  df$depth = NA_integer_
  children = get_roots(df)$name
  while (length(children) > 0) {
    df$depth[df$name %in% children] = depth
    children = unlist(df$children[df$name %in% children])
    depth = depth + 1
  }
  return(df)
}

# clade = 'theropoda'
# clade = 'dromaeosauridae'
# get_parent(df, clade)
# get_chlidren(df, clade)
# get_siblings(df, clade)

arrange_tree = function(df) { # df = plt$data ; print(df, n=Inf)
  max_depth = max(df$depth)
  rank_names = str_c('rank', 1:max_depth)
  df$ranks = purrr::map(1:nrow(df), function(x) NULL)
  for (i in 1:nrow(df)) { # i=44
    ranks = NULL
    clade = df$name[i]
    while (length(clade) > 0) {
      siblings = get_siblings(df, clade)
      rank = rank(siblings$from)[siblings$name == clade]
      ranks = c(rank, ranks)
      clade = get_parent(df, clade)$name
    }
    zeros = rep(0, max_depth - length(ranks))
    ranks = c(ranks, zeros) %>% set_names(rank_names)
    ranks
    df$ranks[[i]] = ranks
  }
  # df$ranks %>% set_names(df$name) %>% dplyr::bind_rows(.id = 'name') %>% print(n=Inf) %>% dplyr::arrange(across(one_of(rank_names)))
  df %>%
    dplyr::mutate(ranks = ranks %>% purrr::map(function(x) as_tibble(as.list(x)))) %>%
    unnest(ranks) %>%
    dplyr::arrange(across(one_of(rank_names))) %>%
    dplyr::select(-one_of(rank_names)) %>%
    reindex_tree_data() %>%
    # filter(name %in% c('tetanurae', 'ceratosauria')) %>%
    # print(n=Inf)
    identity
}

# plot(sigmoid(x1=0, x2=1, y1=0, y2=1), type='l')
# plot(sigmoid(x1=-10, x2=20, y1=0, y2=1), type='l')
# plot(sigmoid(x1=0, x2=1, y1=10, y2=5), type='l')

plt = tree(collapse=c('amniota')) ; print(plt)
stop('deliberate')

plt = tree('amniota', collapse=c('archosauromorpha', 'therapsida', 'lepidosauromorpha')) ; print(plt)

plt = tree('therapsida', collapse='mammalia') ; print(plt)

plt = tree('mammalia') ; print(plt)

plt = tree('archosauromorpha', collapse=c('dinosauria', 'pterosauria', 'pseudosuchia', 'sauropterygia')) ; print(plt)

plt = tree('pseudosuchia') ; print(plt)

plt = tree('dinosauria', collapse = c('sauropoda', 'ornithopoda', 'theropoda', 'ankylosauria', 'ceratopsia')) ; print(plt)

plt = tree(clade='theropoda', collapse=c('avialae')) ; print(plt)

plt = tree(collapse = c('pseudosuchia',
                        'dinosauria',
                        'pterosauria',
                        'synapsida',
                        'lepidosauromorpha',
                        'temnospondyli',
                        'sauropterygia',
                        'parareptilia')) ; print(plt)

plt = tree('dinosauria', collapse = c('sauropodomorpha', 'theropoda')) ; print(plt)

plt = tree('dinosauria', collapse = c('ornithischia', 'theropoda')) ; print(plt)

plt = tree('dinosauria', collapse = c('sauropodomorpha', 'ornithischia', 'avialae')) ; print(plt)

plt = tree(
  clade='dinosauria',
  highlight = list(
    theropoda='red',
    sauropodomorpha='green',
    ornithischia='blue'
  ),
  collapse = c(
    'avialae'
  )
) ; print(plt)

# plt = tree(clade='dinosauromorpha', highlight = list(ornithischia='grey25'))
# print(plt) ; stop('deliberate')

# plt = tree(clade='sauropterygia') ; print(plt)
# stop('deliberate')
#
# plt = tree(collapse='amniota') ; print(plt)
# stop('deliberate')

# plt = tree(clade='synapsida') ; print(plt)
# stop('deliberate')

plt = tree(clade='paraves') ; print(plt)

plt = tree(clade='avialae') ; print(plt)

plt = tree(clade='sauropodomorpha') ; print(plt)

plt = tree(clade='ornithischia') ; print(plt)

# plt = tree(clade='pterosauria')
# print(plt) ; stop('deliberate')

# plt = tree(clade='pseudosuchia')
# print(plt) ; stop('deliberate')

# plt = tree(clade='theropoda') %>% highlight_clade('dromaeosauridae', 'grey25')
# print(plt) ; stop('deliberate')

# plt = tree(collapse=list('amniota'))
# print(plt) ; stop('deliberate')

# plt = tree()
# print(plt) ; stop('deliberate')



df = plt$data
df %>% print(n=Inf)
df %>% print.data.frame()
